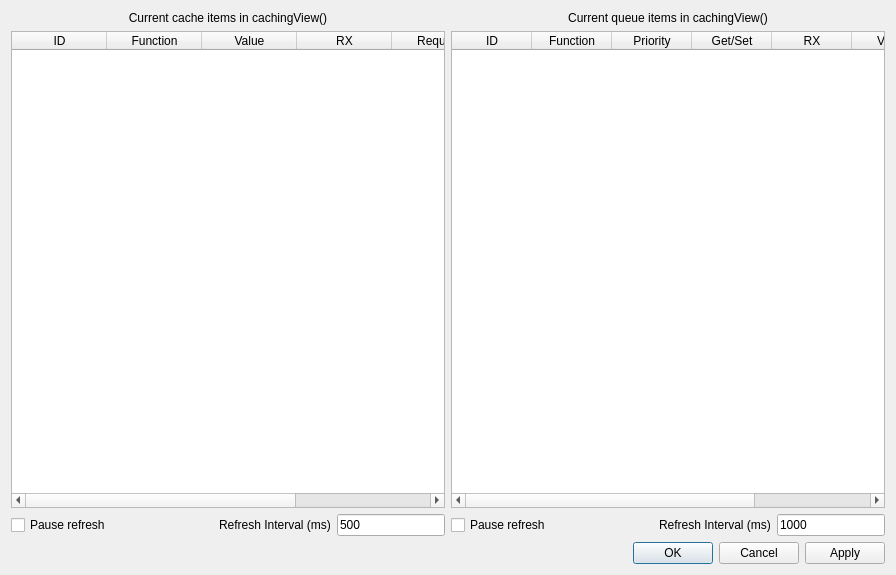
<?xml version="1.0" encoding="UTF-8"?>
<ui version="4.0">
 <class>debugWindow</class>
 <widget class="QDialog" name="debugWindow">
  <property name="geometry">
   <rect>
    <x>0</x>
    <y>0</y>
    <width>896</width>
    <height>575</height>
   </rect>
  </property>
  <property name="windowTitle">
   <string>Dialog</string>
  </property>
  <layout class="QVBoxLayout" name="verticalLayout_2">
   <item>
    <layout class="QHBoxLayout" name="horizontalLayout_2">
     <item>
      <widget class="QLabel" name="cacheLabel">
       <property name="text">
        <string>Current cache items in cachingView()</string>
       </property>
       <property name="alignment">
        <set>Qt::AlignmentFlag::AlignCenter</set>
       </property>
      </widget>
     </item>
     <item>
      <widget class="QLabel" name="queueLabel">
       <property name="text">
        <string>Current queue items in cachingView()</string>
       </property>
       <property name="alignment">
        <set>Qt::AlignmentFlag::AlignCenter</set>
       </property>
      </widget>
     </item>
    </layout>
   </item>
   <item>
    <layout class="QVBoxLayout" name="verticalLayout">
     <item>
      <layout class="QHBoxLayout" name="horizontalLayout">
       <item>
        <widget class="QTableWidget" name="cacheView">
         <property name="editTriggers">
          <set>QAbstractItemView::EditTrigger::NoEditTriggers</set>
         </property>
         <property name="alternatingRowColors">
          <bool>true</bool>
         </property>
         <property name="sortingEnabled">
          <bool>true</bool>
         </property>
         <attribute name="horizontalHeaderDefaultSectionSize">
          <number>95</number>
         </attribute>
         <attribute name="horizontalHeaderStretchLastSection">
          <bool>true</bool>
         </attribute>
         <attribute name="verticalHeaderShowSortIndicator" stdset="0">
          <bool>false</bool>
         </attribute>
         <column>
          <property name="text">
           <string>ID</string>
          </property>
         </column>
         <column>
          <property name="text">
           <string>Function</string>
          </property>
         </column>
         <column>
          <property name="text">
           <string>Value</string>
          </property>
         </column>
         <column>
          <property name="text">
           <string>RX</string>
          </property>
         </column>
         <column>
          <property name="text">
           <string>Request</string>
          </property>
         </column>
         <column>
          <property name="text">
           <string>Reply</string>
          </property>
         </column>
        </widget>
       </item>
       <item>
        <widget class="QTableWidget" name="queueView">
         <property name="editTriggers">
          <set>QAbstractItemView::EditTrigger::NoEditTriggers</set>
         </property>
         <attribute name="horizontalHeaderDefaultSectionSize">
          <number>80</number>
         </attribute>
         <column>
          <property name="text">
           <string>ID</string>
          </property>
         </column>
         <column>
          <property name="text">
           <string>Function</string>
          </property>
         </column>
         <column>
          <property name="text">
           <string>Priority</string>
          </property>
         </column>
         <column>
          <property name="text">
           <string>Get/Set</string>
          </property>
         </column>
         <column>
          <property name="text">
           <string>RX</string>
          </property>
         </column>
         <column>
          <property name="text">
           <string>Value</string>
          </property>
         </column>
         <column>
          <property name="text">
           <string>Recurring</string>
          </property>
         </column>
        </widget>
       </item>
      </layout>
     </item>
     <item>
      <layout class="QHBoxLayout" name="horizontalLayout_3">
       <item>
        <widget class="QCheckBox" name="cachePause">
         <property name="text">
          <string>Pause refresh</string>
         </property>
        </widget>
       </item>
       <item>
        <spacer name="horizontalSpacer">
         <property name="orientation">
          <enum>Qt::Orientation::Horizontal</enum>
         </property>
         <property name="sizeHint" stdset="0">
          <size>
           <width>40</width>
           <height>20</height>
          </size>
         </property>
        </spacer>
       </item>
       <item>
        <widget class="QLabel" name="label">
         <property name="text">
          <string>Refresh Interval (ms)</string>
         </property>
        </widget>
       </item>
       <item>
        <widget class="QLineEdit" name="cacheInterval">
         <property name="inputMask">
          <string>99999</string>
         </property>
         <property name="text">
          <string>500</string>
         </property>
        </widget>
       </item>
       <item>
        <widget class="QCheckBox" name="queuePause">
         <property name="text">
          <string>Pause refresh</string>
         </property>
        </widget>
       </item>
       <item>
        <spacer name="horizontalSpacer_2">
         <property name="orientation">
          <enum>Qt::Orientation::Horizontal</enum>
         </property>
         <property name="sizeHint" stdset="0">
          <size>
           <width>40</width>
           <height>20</height>
          </size>
         </property>
        </spacer>
       </item>
       <item>
        <widget class="QLabel" name="label_2">
         <property name="text">
          <string>Refresh Interval (ms)</string>
         </property>
        </widget>
       </item>
       <item>
        <widget class="QLineEdit" name="queueInterval">
         <property name="sizePolicy">
          <sizepolicy hsizetype="Expanding" vsizetype="Fixed">
           <horstretch>0</horstretch>
           <verstretch>0</verstretch>
          </sizepolicy>
         </property>
         <property name="inputMask">
          <string>99999</string>
         </property>
         <property name="text">
          <string>1000</string>
         </property>
        </widget>
       </item>
      </layout>
     </item>
     <item>
      <layout class="QGridLayout" name="yaesuLayout">
       <property name="spacing">
        <number>2</number>
       </property>
      </layout>
     </item>
     <item>
      <widget class="QDialogButtonBox" name="buttonBox">
       <property name="orientation">
        <enum>Qt::Orientation::Horizontal</enum>
       </property>
       <property name="standardButtons">
        <set>QDialogButtonBox::StandardButton::Apply|QDialogButtonBox::StandardButton::Cancel|QDialogButtonBox::StandardButton::Ok</set>
       </property>
      </widget>
     </item>
    </layout>
   </item>
  </layout>
 </widget>
 <resources/>
 <connections>
  <connection>
   <sender>buttonBox</sender>
   <signal>accepted()</signal>
   <receiver>debugWindow</receiver>
   <slot>accept()</slot>
   <hints>
    <hint type="sourcelabel">
     <x>248</x>
     <y>254</y>
    </hint>
    <hint type="destinationlabel">
     <x>157</x>
     <y>274</y>
    </hint>
   </hints>
  </connection>
  <connection>
   <sender>buttonBox</sender>
   <signal>rejected()</signal>
   <receiver>debugWindow</receiver>
   <slot>reject()</slot>
   <hints>
    <hint type="sourcelabel">
     <x>316</x>
     <y>260</y>
    </hint>
    <hint type="destinationlabel">
     <x>286</x>
     <y>274</y>
    </hint>
   </hints>
  </connection>
 </connections>
</ui>
